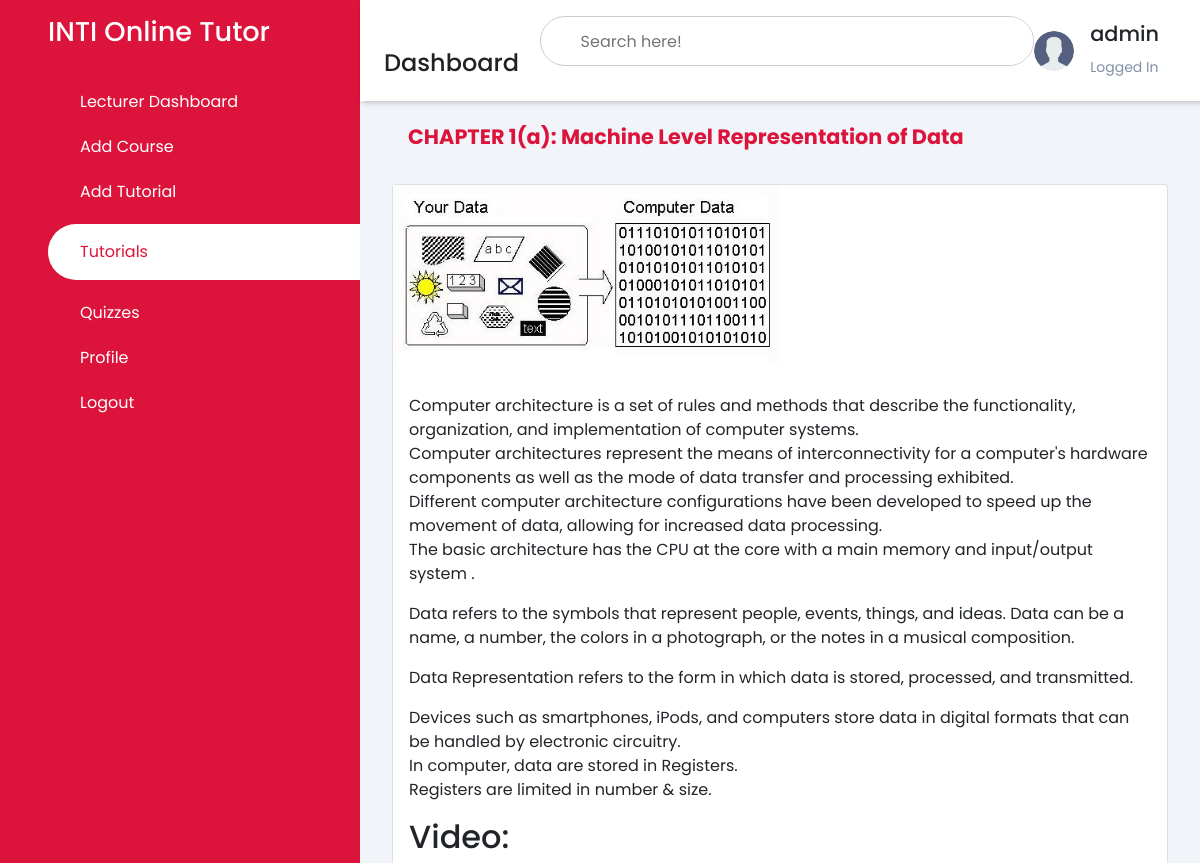
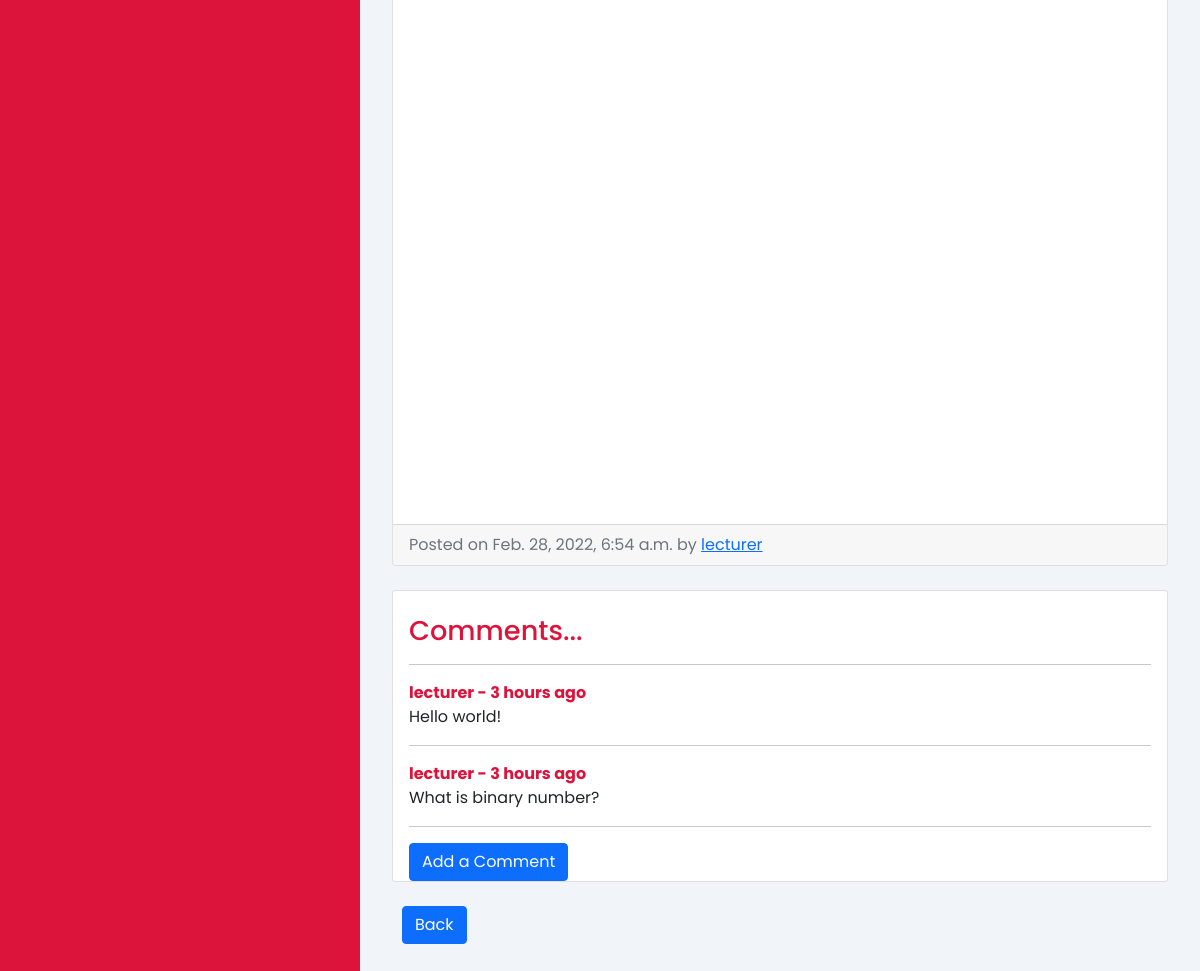
The page /lecturer_tutorials/4/ (signed in) on the database its author committed (2 pictures, top to bottom).
### pages/models.py (models this page shows, shortened)
class User(AbstractUser):
    is_student = models.BooleanField(default=False)
    is_lecturer = models.BooleanField(default=False)
    is_admin = models.BooleanField(default=False)

class Tutorial(models.Model):
    title = models.CharField(max_length=50)
    content = models.TextField()
    image = models.ImageField(upload_to='media', null=True, blank=True)
    course = models.ForeignKey(Course, on_delete=models.CASCADE, default='')
    created_at = models.DateTimeField(auto_now_add=True)
    user = models.ForeignKey(User, on_delete=models.CASCADE)
    video = EmbedVideoField(blank=True, null=True)

class Comments(models.Model):
    user = models.ForeignKey(User, on_delete=models.CASCADE)
    tutorial = models.ForeignKey(Tutorial, related_name='comments', on_delete=models.CASCADE)
    content = models.TextField()
    posted_at = models.DateTimeField(auto_now=True, null=True)

### pages/views.py (the view)
# urls.py: path('lecturer_tutorials/<int:pk>/', LecturerTutorialDetail.as_view(), name="lecturer_tutorial_detail"),
class LecturerTutorialDetail(LoginRequiredMixin, DetailView):
    model = Tutorial
    template_name = 'dashboard/lecturer/tutorial_detail.html'

### templates/dashboard/lecturer/tutorial_detail.html (shortened to what this page needs)
<!DOCTYPE html>
<html lang="en">
<head>
    {% load static %}
    {% load crispy_forms_tags humanize %}
    <link rel="stylesheet" href="https://maxst.icons8.com/vue-static/landings/line-awesome/line-awesome/1.3.0/css/line-awesome.min.css">
    <link rel="stylesheet" href="https://maxst.icons8.com/vue-static/landings/line-awesome/font-awesome-line-awesome/css/all.min.css">
    <link href="https://cdn.jsdelivr.net/npm/bootstrap@5.1.3/dist/css/bootstrap.min.css" rel="stylesheet">
    <link rel="stylesheet" href="{% static 'css/style.css' %}">
</head>
<body>
    <div class="sidebar">
        <div class="sidebar-brand">
            <h2>INTI Online Tutor</h2>
        </div>
        <div class="sidebar-menu">
             <ul>
                <li>
                    <a href="{% url 'lecturer_dashboard' %}"><span class="las la-home"></span>
                    <span>Lecturer Dashboard</span></a>
                </li>
                <li>
                    <a href="{% url 'add_course' %}"><span class="las la-plus"></span>
                    <span>Add Course</span></a>
                </li>
                <li>
                    <a href="{% url 'add_tutorial' %}"><span class="las la-plus"></span>
                    <span>Add Tutorial</span></a>
                </li>
                <li>
                    <a href="{% url 'list_tutorial' %}" class="active"><span class="las la-book"></span>
                    <span>Tutorials</span></a>
                </li>
                <li>
                    <a href="{% url 'list_quiz' %}"><span class="las la-certificate"></span>
                    <span>Quizzes</span></a>
                </li>
                <li>
                    <a href=""><span class="las la-fingerprint"></span>
                    <span>Profile</span></a>
                </li>
                <li>
                    <a href="{% url 'logout' %}"><span class="las la-key"></span>
                    <span>Logout</span></a>
                </li>
            </ul>
        </div>
    </div>
    <div class="main-content">
        <header>
            <div class="header-title">
                <h2>
                    <label for="">
                    <span class="las la-bars"></span>
                </label>
                    Dashboard
                </h2>
            </div>
            <div class="search-wrapper">
                <input type="search" placeholder="Search here!" />
            </div>
            <div class="user-wrapper">
                <img src="{% static 'images/user.png' %}" width="40px" height="40px" alt="">
                <div>
                    <h4>{{user.username}}</h4>
                    <small>Logged In</small>
                </div>
            </div>
        </header>
        <main>
      <div class="col-md-8" style="width: 100%;">
           <ol class="breadcrumb">
                <li class="breadcrumb-item">
                  <strong><legend style="color: var(--main-color); font-size: 1.3rem; margin-left: 1rem;">{{ object.title }} </legend></strong>
                </li>
            </ol>
        <div class="card mb-4">
          {% if object.image %}
              <img src="{{ object.image.url }}" alt="{{ object.title }}" width="50%">
          {% else %}
                <p></p>
          {% endif %}
          <div class="card-body">
            <p class="card-text">{{ object.content|linebreaks }}</p>
              <h2>Video:</h2>
              <iframe width="800" height="500"
                src="{{ object.video }}">
            </iframe>
          </div>
          <div class="card-footer text-muted">
            Posted on {{ object.created_at }} by
            <a href="#">{{ object.user.username }}</a>
          </div>
        </div>
      </div>
            <div class="card mb-4" style="width: 100%;">
                <span style="margin-left: 1rem; margin-right: 1rem;">
            <br><h2 style="color: var(--main-color); font-size: 1.7rem;">Comments...</h2>
            {% if not tutorial.comments.all %}
                No Comments Yet...<a href="{% url 'lecturer_add_comment' tutorial.pk %}">Add a Comment</a>
            {% else %}
                    <hr>
                {% for comment in tutorial.comments.all %}
                    <strong style="color: var(--main-color);">{{comment.user.username}} - {{comment.posted_at| naturaltime}}</strong><br>
                    {{comment.content}}<br>
                    <hr>
                {% endfor %}
                    <a href="{% url 'lecturer_add_comment' tutorial.pk %}"><button type="submit" class="btn btn-primary">Add a Comment</button></a>
            {% endif %}
                    <br>
                </span>
            </div>
            <a href="{% url 'list_tutorial' %}" style="padding-left: 10px"><button type="submit" class="btn btn-primary">Back</button></a><br>
        </main>
    </div>
</body>
</html>

### static/css/style.css (style rules this page uses)
:root { --main-color: #DC143C; --color-dark: #1D2231; --text-grey: #8390A2 }
* { padding: 0; margin: 0; box-sizing: border-box; list-style-type: none; text-decoration: none; font-family: 'Poppins', sans-serif; }
.sidebar { width: 360px; position: fixed; left: 0; top: 0; height: 100%; background: var(--main-color); z-index: 100; }
.sidebar-brand { height: 90px; padding: 1rem 0rem 1rem 2rem; color: #fff; }
.sidebar-brand h2 { font-size: 1.7rem; }
.sidebar-menu li { width: 100%; margin-bottom: 1.3rem; padding-left: 1rem; }
.sidebar-menu a { padding-left: 1rem; display: block; color: #fff; font-size: 1rem; text-decoration: none; }
.sidebar-menu a.active { background: #fff; padding-top: 1rem; padding-bottom: 1rem; color: var(--main-color); border-radius: 30px 0px 0px 30px; }
.sidebar-menu a span:first-child { font-size: 1rem; padding-right: 1rem; }
.main-content { margin-left: 360px; }
header { display: flex; justify-content: space-between; padding: 1rem 1.5rem; box-shadow: 2px 2px 5px rgba(0,0,0,0.2); position: fixed; left: 360px; width: calc(100% - 345px); top: 0; z-index: 100; background-color: white; }
header h2 { color: #222; font-size: 1.5rem; }
header label span { font-size: 1.7rem; padding-right: 1rem; }
.search-wrapper { border: 1px solid #ccc; border-radius: 30px; height: 50px; width: 500px; display: flex; align-items: center; overflow-x: hidden; }
.search-wrapper input { height: 100%; width: 100%; padding: .5rem; border: none; outline: none; }
.user-wrapper { display: flex; align-items: center; margin-right: 2rem; }
.user-wrapper h4 { font-size: 1.3rem; }
.user-wrapper img { border-radius: 50%; margin-right: 1rem; }
.user-wrapper small { display: inline-block; color: var(--text-grey); margin-top: 1px; }
main { margin-top:89px; padding: 2rem; background: #f1f5f9; min-height: calc(100vh -90px); }

### rows shown on the page
User: username "admin"
Tutorial: title "CHAPTER 1(a): Machine Level Representation of Data", image (picture), content "Computer architecture is a set of rules and methods that describe the functionality, organization, and implementation of computer systems. Computer architectures represent the means of interconnectivity for a computer's hardware components as well as the mode of data transfer and processing exhibited. Different computer architecture configurations have been developed to speed up the movement of data, allowing for increased data processing. The basic architecture has the CPU at the core with a main memory and input/output system . Data refers to the symbols that represent people, events, things, and ideas. Data can be a name, a number, the colors in a photograph, or the notes in a musical…", created_at "Feb. 28, 2022, 6:54 a.m.", user.username "lecturer"
Comments: user.username "lecturer", posted_at "3 hours ago", content "Hello world!"
Comments: user.username "lecturer", posted_at "3 hours ago", content "What is binary number?"
